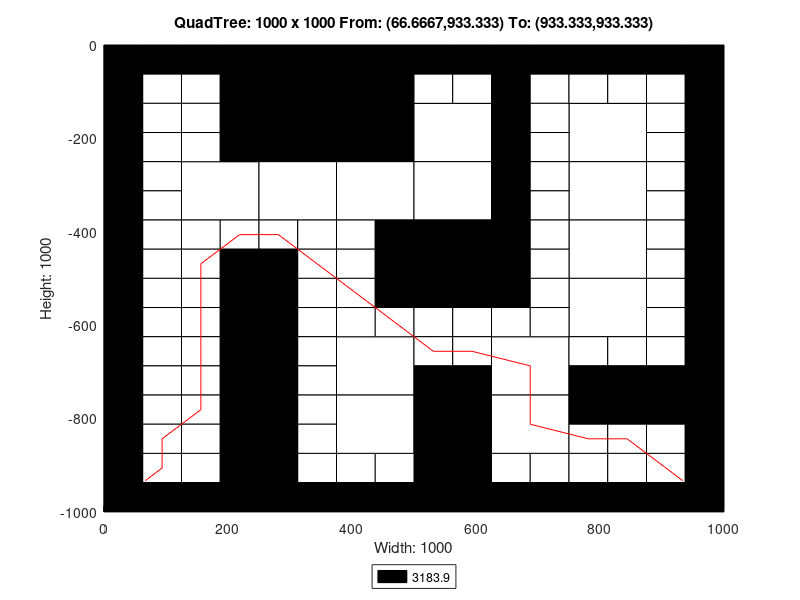

Reproduce this figure in MATLAB.
axis([0 1000 -1000 0]);
title('QuadTree: 1000 x 1000 From: (66.6667,933.333) To: (933.333,933.333)');
xlabel('Width: 1000');
ylabel('Height: 1000');
rectangle('Position',[250 -250 250 250], 'FaceColor',[0 0 0]);
rectangle('Position',[125 -375 125 125], 'FaceColor',[1 1 1]);
rectangle('Position',[250 -375 125 125], 'FaceColor',[1 1 1]);
rectangle('Position',[375 -375 125 125], 'FaceColor',[1 1 1]);
rectangle('Position',[500 -250 125 125], 'FaceColor',[1 1 1]);
rectangle('Position',[750 -250 125 125], 'FaceColor',[1 1 1]);
rectangle('Position',[500 -375 125 125], 'FaceColor',[1 1 1]);
rectangle('Position',[500 -500 125 125], 'FaceColor',[0 0 0]);
rectangle('Position',[750 -375 125 125], 'FaceColor',[1 1 1]);
rectangle('Position',[750 -500 125 125], 'FaceColor',[1 1 1]);
rectangle('Position',[375 -750 125 125], 'FaceColor',[1 1 1]);
rectangle('Position',[375 -875 125 125], 'FaceColor',[1 1 1]);
rectangle('Position',[625 -750 125 125], 'FaceColor',[1 1 1]);
rectangle('Position',[750 -625 125 125], 'FaceColor',[1 1 1]);
rectangle('Position',[500 -875 125 125], 'FaceColor',[0 0 0]);
rectangle('Position',[625 -875 125 125], 'FaceColor',[1 1 1]);
rectangle('Position',[500 -1000 125 125], 'FaceColor',[0 0 0]);
rectangle('Position',[0 -62.5 62.5 62.5], 'FaceColor',[0 0 0]);
rectangle('Position',[62.5 -62.5 62.5 62.5], 'FaceColor',[0 0 0]);
rectangle('Position',[0 -125 62.5 62.5], 'FaceColor',[0 0 0]);
rectangle('Position',[62.5 -125 62.5 62.5], 'FaceColor',[1 1 1]);
rectangle('Position',[125 -62.5 62.5 62.5], 'FaceColor',[0 0 0]);
rectangle('Position',[187.5 -62.5 62.5 62.5], 'FaceColor',[0 0 0]);
rectangle('Position',[125 -125 62.5 62.5], 'FaceColor',[1 1 1]);
rectangle('Position',[187.5 -125 62.5 62.5], 'FaceColor',[0 0 0]);
rectangle('Position',[0 -187.5 62.5 62.5], 'FaceColor',[0 0 0]);
rectangle('Position',[62.5 -187.5 62.5 62.5], 'FaceColor',[1 1 1]);
rectangle('Position',[0 -250 62.5 62.5], 'FaceColor',[0 0 0]);
rectangle('Position',[62.5 -250 62.5 62.5], 'FaceColor',[1 1 1]);
rectangle('Position',[125 -187.5 62.5 62.5], 'FaceColor',[1 1 1]);
rectangle('Position',[187.5 -187.5 62.5 62.5], 'FaceColor',[0 0 0]);
rectangle('Position',[125 -250 62.5 62.5], 'FaceColor',[1 1 1]);
rectangle('Position',[187.5 -250 62.5 62.5], 'FaceColor',[0 0 0]);
rectangle('Position',[0 -312.5 62.5 62.5], 'FaceColor',[0 0 0]);
rectangle('Position',[62.5 -312.5 62.5 62.5], 'FaceColor',[1 1 1]);
rectangle('Position',[0 -375 62.5 62.5], 'FaceColor',[0 0 0]);
rectangle('Position',[62.5 -375 62.5 62.5], 'FaceColor',[1 1 1]);
rectangle('Position',[0 -437.5 62.5 62.5], 'FaceColor',[0 0 0]);
rectangle('Position',[62.5 -437.5 62.5 62.5], 'FaceColor',[1 1 1]);
rectangle('Position',[0 -500 62.5 62.5], 'FaceColor',[0 0 0]);
rectangle('Position',[62.5 -500 62.5 62.5], 'FaceColor',[1 1 1]);
rectangle('Position',[125 -437.5 62.5 62.5], 'FaceColor',[1 1 1]);
rectangle('Position',[187.5 -437.5 62.5 62.5], 'FaceColor',[1 1 1]);
rectangle('Position',[125 -500 62.5 62.5], 'FaceColor',[1 1 1]);
rectangle('Position',[187.5 -500 62.5 62.5], 'FaceColor',[0 0 0]);
rectangle('Position',[250 -437.5 62.5 62.5], 'FaceColor',[1 1 1]);
rectangle('Position',[312.5 -437.5 62.5 62.5], 'FaceColor',[1 1 1]);
rectangle('Position',[250 -500 62.5 62.5], 'FaceColor',[0 0 0]);
rectangle('Position',[312.5 -500 62.5 62.5], 'FaceColor',[1 1 1]);
rectangle('Position',[375 -437.5 62.5 62.5], 'FaceColor',[1 1 1]);
rectangle('Position',[437.5 -437.5 62.5 62.5], 'FaceColor',[0 0 0]);
rectangle('Position',[375 -500 62.5 62.5], 'FaceColor',[1 1 1]);
rectangle('Position',[437.5 -500 62.5 62.5], 'FaceColor',[0 0 0]);
rectangle('Position',[500 -62.5 62.5 62.5], 'FaceColor',[0 0 0]);
rectangle('Position',[562.5 -62.5 62.5 62.5], 'FaceColor',[0 0 0]);
rectangle('Position',[500 -125 62.5 62.5], 'FaceColor',[1 1 1]);
rectangle('Position',[562.5 -125 62.5 62.5], 'FaceColor',[1 1 1]);
rectangle('Position',[625 -62.5 62.5 62.5], 'FaceColor',[0 0 0]);
rectangle('Position',[687.5 -62.5 62.5 62.5], 'FaceColor',[0 0 0]);
rectangle('Position',[625 -125 62.5 62.5], 'FaceColor',[0 0 0]);
rectangle('Position',[687.5 -125 62.5 62.5], 'FaceColor',[1 1 1]);
rectangle('Position',[625 -187.5 62.5 62.5], 'FaceColor',[0 0 0]);
rectangle('Position',[687.5 -187.5 62.5 62.5], 'FaceColor',[1 1 1]);
rectangle('Position',[625 -250 62.5 62.5], 'FaceColor',[0 0 0]);
rectangle('Position',[687.5 -250 62.5 62.5], 'FaceColor',[1 1 1]);
rectangle('Position',[750 -62.5 62.5 62.5], 'FaceColor',[0 0 0]);
rectangle('Position',[812.5 -62.5 62.5 62.5], 'FaceColor',[0 0 0]);
rectangle('Position',[750 -125 62.5 62.5], 'FaceColor',[1 1 1]);
rectangle('Position',[812.5 -125 62.5 62.5], 'FaceColor',[1 1 1]);
rectangle('Position',[875 -62.5 62.5 62.5], 'FaceColor',[0 0 0]);
rectangle('Position',[937.5 -62.5 62.5 62.5], 'FaceColor',[0 0 0]);
rectangle('Position',[875 -125 62.5 62.5], 'FaceColor',[1 1 1]);
rectangle('Position',[937.5 -125 62.5 62.5], 'FaceColor',[0 0 0]);
rectangle('Position',[875 -187.5 62.5 62.5], 'FaceColor',[1 1 1]);
rectangle('Position',[937.5 -187.5 62.5 62.5], 'FaceColor',[0 0 0]);
rectangle('Position',[875 -250 62.5 62.5], 'FaceColor',[1 1 1]);
rectangle('Position',[937.5 -250 62.5 62.5], 'FaceColor',[0 0 0]);
rectangle('Position',[625 -312.5 62.5 62.5], 'FaceColor',[0 0 0]);
rectangle('Position',[687.5 -312.5 62.5 62.5], 'FaceColor',[1 1 1]);
rectangle('Position',[625 -375 62.5 62.5], 'FaceColor',[0 0 0]);
rectangle('Position',[687.5 -375 62.5 62.5], 'FaceColor',[1 1 1]);
rectangle('Position',[625 -437.5 62.5 62.5], 'FaceColor',[0 0 0]);
rectangle('Position',[687.5 -437.5 62.5 62.5], 'FaceColor',[1 1 1]);
rectangle('Position',[625 -500 62.5 62.5], 'FaceColor',[0 0 0]);
rectangle('Position',[687.5 -500 62.5 62.5], 'FaceColor',[1 1 1]);
rectangle('Position',[875 -312.5 62.5 62.5], 'FaceColor',[1 1 1]);
rectangle('Position',[937.5 -312.5 62.5 62.5], 'FaceColor',[0 0 0]);
rectangle('Position',[875 -375 62.5 62.5], 'FaceColor',[1 1 1]);
rectangle('Position',[937.5 -375 62.5 62.5], 'FaceColor',[0 0 0]);
rectangle('Position',[875 -437.5 62.5 62.5], 'FaceColor',[1 1 1]);
rectangle('Position',[937.5 -437.5 62.5 62.5], 'FaceColor',[0 0 0]);
rectangle('Position',[875 -500 62.5 62.5], 'FaceColor',[1 1 1]);
rectangle('Position',[937.5 -500 62.5 62.5], 'FaceColor',[0 0 0]);
rectangle('Position',[0 -562.5 62.5 62.5], 'FaceColor',[0 0 0]);
rectangle('Position',[62.5 -562.5 62.5 62.5], 'FaceColor',[1 1 1]);
rectangle('Position',[0 -625 62.5 62.5], 'FaceColor',[0 0 0]);
rectangle('Position',[62.5 -625 62.5 62.5], 'FaceColor',[1 1 1]);
rectangle('Position',[125 -562.5 62.5 62.5], 'FaceColor',[1 1 1]);
rectangle('Position',[187.5 -562.5 62.5 62.5], 'FaceColor',[0 0 0]);
rectangle('Position',[125 -625 62.5 62.5], 'FaceColor',[1 1 1]);
rectangle('Position',[187.5 -625 62.5 62.5], 'FaceColor',[0 0 0]);
rectangle('Position',[0 -687.5 62.5 62.5], 'FaceColor',[0 0 0]);
rectangle('Position',[62.5 -687.5 62.5 62.5], 'FaceColor',[1 1 1]);
rectangle('Position',[0 -750 62.5 62.5], 'FaceColor',[0 0 0]);
rectangle('Position',[62.5 -750 62.5 62.5], 'FaceColor',[1 1 1]);
rectangle('Position',[125 -687.5 62.5 62.5], 'FaceColor',[1 1 1]);
rectangle('Position',[187.5 -687.5 62.5 62.5], 'FaceColor',[0 0 0]);
rectangle('Position',[125 -750 62.5 62.5], 'FaceColor',[1 1 1]);
rectangle('Position',[187.5 -750 62.5 62.5], 'FaceColor',[0 0 0]);
rectangle('Position',[250 -562.5 62.5 62.5], 'FaceColor',[0 0 0]);
rectangle('Position',[312.5 -562.5 62.5 62.5], 'FaceColor',[1 1 1]);
rectangle('Position',[250 -625 62.5 62.5], 'FaceColor',[0 0 0]);
rectangle('Position',[312.5 -625 62.5 62.5], 'FaceColor',[1 1 1]);
rectangle('Position',[375 -562.5 62.5 62.5], 'FaceColor',[1 1 1]);
rectangle('Position',[437.5 -562.5 62.5 62.5], 'FaceColor',[0 0 0]);
rectangle('Position',[375 -625 62.5 62.5], 'FaceColor',[1 1 1]);
rectangle('Position',[437.5 -625 62.5 62.5], 'FaceColor',[1 1 1]);
rectangle('Position',[250 -687.5 62.5 62.5], 'FaceColor',[0 0 0]);
rectangle('Position',[312.5 -687.5 62.5 62.5], 'FaceColor',[1 1 1]);
rectangle('Position',[250 -750 62.5 62.5], 'FaceColor',[0 0 0]);
rectangle('Position',[312.5 -750 62.5 62.5], 'FaceColor',[1 1 1]);
rectangle('Position',[0 -812.5 62.5 62.5], 'FaceColor',[0 0 0]);
rectangle('Position',[62.5 -812.5 62.5 62.5], 'FaceColor',[1 1 1]);
rectangle('Position',[0 -875 62.5 62.5], 'FaceColor',[0 0 0]);
rectangle('Position',[62.5 -875 62.5 62.5], 'FaceColor',[1 1 1]);
rectangle('Position',[125 -812.5 62.5 62.5], 'FaceColor',[1 1 1]);
rectangle('Position',[187.5 -812.5 62.5 62.5], 'FaceColor',[0 0 0]);
rectangle('Position',[125 -875 62.5 62.5], 'FaceColor',[1 1 1]);
rectangle('Position',[187.5 -875 62.5 62.5], 'FaceColor',[0 0 0]);
rectangle('Position',[0 -937.5 62.5 62.5], 'FaceColor',[0 0 0]);
rectangle('Position',[62.5 -937.5 62.5 62.5], 'FaceColor',[1 1 1]);
rectangle('Position',[0 -1000 62.5 62.5], 'FaceColor',[0 0 0]);
rectangle('Position',[62.5 -1000 62.5 62.5], 'FaceColor',[0 0 0]);
rectangle('Position',[125 -937.5 62.5 62.5], 'FaceColor',[1 1 1]);
rectangle('Position',[187.5 -937.5 62.5 62.5], 'FaceColor',[0 0 0]);
rectangle('Position',[125 -1000 62.5 62.5], 'FaceColor',[0 0 0]);
rectangle('Position',[187.5 -1000 62.5 62.5], 'FaceColor',[0 0 0]);
rectangle('Position',[250 -812.5 62.5 62.5], 'FaceColor',[0 0 0]);
rectangle('Position',[312.5 -812.5 62.5 62.5], 'FaceColor',[1 1 1]);
rectangle('Position',[250 -875 62.5 62.5], 'FaceColor',[0 0 0]);
rectangle('Position',[312.5 -875 62.5 62.5], 'FaceColor',[1 1 1]);
rectangle('Position',[250 -937.5 62.5 62.5], 'FaceColor',[0 0 0]);
rectangle('Position',[312.5 -937.5 62.5 62.5], 'FaceColor',[1 1 1]);
rectangle('Position',[250 -1000 62.5 62.5], 'FaceColor',[0 0 0]);
rectangle('Position',[312.5 -1000 62.5 62.5], 'FaceColor',[0 0 0]);
rectangle('Position',[375 -937.5 62.5 62.5], 'FaceColor',[1 1 1]);
rectangle('Position',[437.5 -937.5 62.5 62.5], 'FaceColor',[1 1 1]);
rectangle('Position',[375 -1000 62.5 62.5], 'FaceColor',[0 0 0]);
rectangle('Position',[437.5 -1000 62.5 62.5], 'FaceColor',[0 0 0]);
rectangle('Position',[500 -562.5 62.5 62.5], 'FaceColor',[0 0 0]);
rectangle('Position',[562.5 -562.5 62.5 62.5], 'FaceColor',[0 0 0]);
rectangle('Position',[500 -625 62.5 62.5], 'FaceColor',[1 1 1]);
rectangle('Position',[562.5 -625 62.5 62.5], 'FaceColor',[1 1 1]);
rectangle('Position',[625 -562.5 62.5 62.5], 'FaceColor',[0 0 0]);
rectangle('Position',[687.5 -562.5 62.5 62.5], 'FaceColor',[1 1 1]);
rectangle('Position',[625 -625 62.5 62.5], 'FaceColor',[1 1 1]);
rectangle('Position',[687.5 -625 62.5 62.5], 'FaceColor',[1 1 1]);
rectangle('Position',[500 -687.5 62.5 62.5], 'FaceColor',[1 1 1]);
rectangle('Position',[562.5 -687.5 62.5 62.5], 'FaceColor',[1 1 1]);
rectangle('Position',[500 -750 62.5 62.5], 'FaceColor',[0 0 0]);
rectangle('Position',[562.5 -750 62.5 62.5], 'FaceColor',[0 0 0]);
rectangle('Position',[875 -562.5 62.5 62.5], 'FaceColor',[1 1 1]);
rectangle('Position',[937.5 -562.5 62.5 62.5], 'FaceColor',[0 0 0]);
rectangle('Position',[875 -625 62.5 62.5], 'FaceColor',[1 1 1]);
rectangle('Position',[937.5 -625 62.5 62.5], 'FaceColor',[0 0 0]);
rectangle('Position',[750 -687.5 62.5 62.5], 'FaceColor',[1 1 1]);
rectangle('Position',[812.5 -687.5 62.5 62.5], 'FaceColor',[1 1 1]);
rectangle('Position',[750 -750 62.5 62.5], 'FaceColor',[0 0 0]);
rectangle('Position',[812.5 -750 62.5 62.5], 'FaceColor',[0 0 0]);
rectangle('Position',[875 -687.5 62.5 62.5], 'FaceColor',[1 1 1]);
rectangle('Position',[937.5 -687.5 62.5 62.5], 'FaceColor',[0 0 0]);
rectangle('Position',[875 -750 62.5 62.5], 'FaceColor',[0 0 0]);
rectangle('Position',[937.5 -750 62.5 62.5], 'FaceColor',[0 0 0]);
rectangle('Position',[625 -937.5 62.5 62.5], 'FaceColor',[1 1 1]);
rectangle('Position',[687.5 -937.5 62.5 62.5], 'FaceColor',[1 1 1]);
rectangle('Position',[625 -1000 62.5 62.5], 'FaceColor',[0 0 0]);
rectangle('Position',[687.5 -1000 62.5 62.5], 'FaceColor',[0 0 0]);
rectangle('Position',[750 -812.5 62.5 62.5], 'FaceColor',[0 0 0]);
rectangle('Position',[812.5 -812.5 62.5 62.5], 'FaceColor',[0 0 0]);
rectangle('Position',[750 -875 62.5 62.5], 'FaceColor',[1 1 1]);
rectangle('Position',[812.5 -875 62.5 62.5], 'FaceColor',[1 1 1]);
rectangle('Position',[875 -812.5 62.5 62.5], 'FaceColor',[0 0 0]);
rectangle('Position',[937.5 -812.5 62.5 62.5], 'FaceColor',[0 0 0]);
rectangle('Position',[875 -875 62.5 62.5], 'FaceColor',[1 1 1]);
rectangle('Position',[937.5 -875 62.5 62.5], 'FaceColor',[0 0 0]);
rectangle('Position',[750 -937.5 62.5 62.5], 'FaceColor',[1 1 1]);
rectangle('Position',[812.5 -937.5 62.5 62.5], 'FaceColor',[1 1 1]);
rectangle('Position',[750 -1000 62.5 62.5], 'FaceColor',[0 0 0]);
rectangle('Position',[812.5 -1000 62.5 62.5], 'FaceColor',[0 0 0]);
rectangle('Position',[875 -937.5 62.5 62.5], 'FaceColor',[1 1 1]);
rectangle('Position',[937.5 -937.5 62.5 62.5], 'FaceColor',[0 0 0]);
rectangle('Position',[875 -1000 62.5 62.5], 'FaceColor',[0 0 0]);
rectangle('Position',[937.5 -1000 62.5 62.5], 'FaceColor',[0 0 0]);
X=[933.333,906.25,843.75,781.25,687.5,687.5,593.75,531.25,468.75,406.25,343.75,281.25,218.75,156.25,156.25,156.25,156.25,156.25,156.25,93.75,93.75,66.6667];
Y=[-933.333,-906.25,-843.75,-843.75,-812.5,-687.5,-656.25,-656.25,-593.75,-531.25,-468.75,-406.25,-406.25,-468.75,-531.25,-593.75,-656.25,-718.75,-781.25,-843.75,-906.25,-933.333];
hold on;
plot(X,Y,'r');
legend('3183.9','Location','southoutside');
